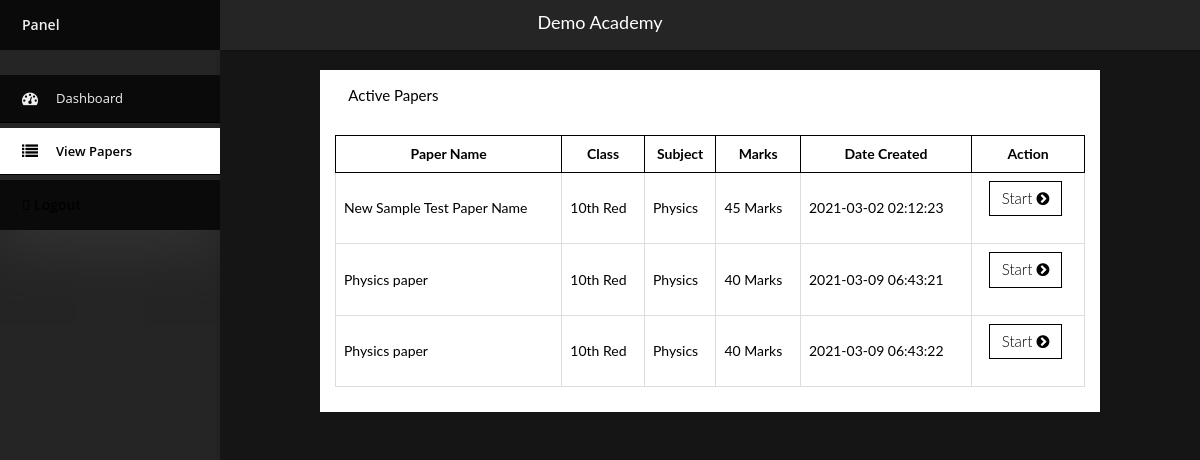
The app's page /student/papers.php (signed in) with its own data.
### tables this page shows
CREATE TABLE IF NOT EXISTS `contact` (
  `id` int(11) NOT NULL AUTO_INCREMENT,
  `sitename` text,
  `logo` text,
  `phone` text,
  `email` text,
  `address` text,
  `gmaps` text,
  `cover` text,
  `post` text,
  `fpost` text,
  `facebook` text,
  `twitter` text,
  `insta` text,
  `youtube` text,
  PRIMARY KEY (`id`)
);

CREATE TABLE IF NOT EXISTS `paper` (
  `id` int(11) NOT NULL AUTO_INCREMENT,
  `tid` int(11) NOT NULL,
  `clid` int(11) NOT NULL,
  `sid` int(11) NOT NULL,
  `chid` varchar(11) DEFAULT NULL,
  `name` text,
  `mheading` text,
  `tm` int(11) DEFAULT NULL,
  `am` int(11) DEFAULT NULL,
  `mm` int(11) DEFAULT NULL,
  `sheading` text,
  `ts` int(11) DEFAULT NULL,
  `as` int(11) DEFAULT NULL,
  `ms` int(11) DEFAULT NULL,
  `lheading` text,
  `tl` int(11) DEFAULT NULL,
  `al` int(11) DEFAULT NULL,
  `ml` int(11) DEFAULT NULL,
  `sol` int(11) NOT NULL DEFAULT '1',
  `datec` timestamp NOT NULL DEFAULT CURRENT_TIMESTAMP,
  PRIMARY KEY (`id`)
);

CREATE TABLE IF NOT EXISTS `classes` (
  `id` int(11) NOT NULL AUTO_INCREMENT,
  `name` text NOT NULL,
  `ordr` int(11) NOT NULL,
  `created_at` timestamp NOT NULL DEFAULT CURRENT_TIMESTAMP,
  PRIMARY KEY (`id`)
);

CREATE TABLE IF NOT EXISTS `subjects` (
  `id` int(11) NOT NULL AUTO_INCREMENT,
  `name` text NOT NULL,
  `ordr` int(11) NOT NULL,
  `created_at` timestamp NOT NULL DEFAULT CURRENT_TIMESTAMP,
  PRIMARY KEY (`id`)
);

### student/papers.php (the view, shortened to what this page needs)
<html>
<head>
  <?php include('include/head.php') ?>
  <?php if(empty( $_GET['page_name'])) $link = 'Null' ?>
  <?php if(empty( $_GET['page_name'])) $link = 'papers' ?>
</head>
<body onload="showtoast()" class="page-header-fixed bg-1 sidebar-nav">
  <div class="modal-shiftfix">
    <?php include('include/header.php') ?>
    <div class="container-fluid main-content">
      <div class="row">
        <div class="col-lg-1">
        </div>
        <div class="col-lg-10">
          <div class="widget-container fluid-height clearfix">
            <div class="heading" style="text-transform: capitalize;">
              <i class="fa fa-images"></i> Active Papers
            </div>
            <div class="widget-content padded clearfix">
              <table class="table table-bordered">
                <thead>
                <th style="min-width: 200px">
                 Paper Name
               </th>
                <th>
                  Class
                </th>
                <th>
                  Subject
                </th>
                <th>
                  Marks
                </th>
                <th>
                  Date Created
                </th>
                <th style="min-width: 100px">
                  Action
                </th>
              </thead>
              <tbody>
                <?php
                $rows =mysqli_query($con,"SELECT * FROM paper WHERE clid=$stdclass && sol=1 ORDER BY id" ) or die(mysqli_error($con));
                $n=0;
                while($row=mysqli_fetch_array($rows)){
                  $pid = $row['id'];
                  $name = $row['name'];
                  $clid=$row['clid'];
                  $sid=$row['sid'];
                  $datec=$row['datec'];
                  $am=$row['am'];
                  $mm=$row['mm'];
                  $as=$row['as'];
                  $ms=$row['ms'];
                  $al=$row['al'];
                  $ml=$row['ml'];
                 $tmm=$am*$mm;
                 $tms=$as*$ms;
                 $tml=$al*$ml;
                 $total=  $tmm+$tms+$tml;
                  ?>
                    <tr>
                      <td>
                        <?php echo $name ?>
                      </td>
                      <td>
                        <?php
                         $rowsx =mysqli_query($con,"SELECT name FROM classes WHERE id='$clid'" ) or die(mysqli_error($con));
                   while($rowx=mysqli_fetch_array($rowsx)){
                    echo $clname= $rowx['name'];
                    }
                     ?>
                      </td>
                      <td>
                        <?php
                         $rowsx =mysqli_query($con,"SELECT name FROM subjects WHERE id='$sid'" ) or die(mysqli_error($con));
                   while($rowx=mysqli_fetch_array($rowsx)){
                    echo $sname= $rowx['name'];
                    }
                     ?>
                      </td>
                      <td>
                        <?php echo $total ?> Marks
                      </td>
                      <td>
                        <?php echo $datec ?>
                      </td>
                      <td class="text-center">
                  <form action=""  method="POST">
                          <button type="submit" name="start<?php echo $n ?>" class="btn btn-primary-outline" value="<?php echo $pid ?>"> Start <i class="fa fa-chevron-circle-right"></i></button>
                  </form>
                      </td>
                    </tr>
                  <?php $n++; } ?>
                </tbody>
              </table>
            </div>
          </div>
        </div>
      </div>
    </div>
      <div class="space">
      </div>
    </div>
  </body>
  </html>

### student/include/header.php (shortened to what this page needs)
<div class="navbar navbar-fixed-top">
    <div class="sitetext">
       <center><?php echo $sitename ?> </center>
    </div>
    <div class="container-fluid main-nav clearfix">
    <div class="nav-collapse">
      <ul class="nav">
        <div id="jquery-accordion-menu" class="jquery-accordion-menu black">
        <div class="jquery-accordion-menu-header" style="margin-bottom: 25px;">Panel</div>
        <ul>
          <li><a <?php if($link=='home') echo'class="active"'?> href="home"> <i class="fa fa-dashboard"></i> Dashboard </a></li>
          <li><a <?php if($link=='papers') echo'class="active"'?> href="papers"> <i class="fa fa-list"></i> View Papers </a></li>
        </ul>
        <div class="jquery-accordion-menu-footer"><a href="logout.php"> <i class="far fa-sign-out fa-flip-horizontal "></i> Logout </a> </div>
      </div>
      </ul>
    </div>
  </div>
</div>

### student/newadmin/menu.css (style rules this page uses)
* { box-sizing:border-box; -moz-box-sizing:border-box; -webkit-box-sizing:border-box; }
body { background: #f0f0f0; }
.jquery-accordion-menu,.jquery-accordion-menu { font-family:'Open Sans',sans-serif;box-sizing:border-box;-moz-box-sizing:border-box;-webkit-box-sizing:border-box;outline:0 }
.jquery-accordion-menu { min-width:260px;float:left;position:relative;box-shadow:0 20px 50px #333 }
.jquery-accordion-menu .jquery-accordion-menu-footer,.jquery-accordion-menu .jquery-accordion-menu-header { width:100%;height:50px;padding-left:22px;float:left;line-height:50px;font-weight:600;color:#f0f0f0;background:#414956 }
.jquery-accordion-menu ul { margin:0;padding:0;list-style:none }
.jquery-accordion-menu ul li { width:100%;display:block;float:left;position:relative }
.jquery-accordion-menu ul li a { width:100%;padding:14px 22px;float:left;text-decoration:none;color:#f0f0f0;font-size:13px;background:#414956;white-space:nowrap;position:relative;overflow:hidden;-o-transition:color .2s linear,background .2s linear;-moz-transition:color .2s linear,background .2s linear;-webkit-transition:color .2s linear,background .2s linear;transition:color .2s linear,background .2s linear }
.jquery-accordion-menu>ul>li>a { border-bottom:solid 1px #3b424d }
.jquery-accordion-menu ul li a i { width:34px;float:left;line-height:18px;font-size:16px;text-align:left }
.black.jquery-accordion-menu .jquery-accordion-menu-footer,.black.jquery-accordion-menu .jquery-accordion-menu-header,.black.jquery-accordion-menu ul li a { background:#292929 }
.black.jquery-accordion-menu>ul>li>a { border-bottom-color:#222 }

### student/custom.css (style rules this page uses)
:root { --theme-color: #000; --theme-text: #fff; --text-color: #000; --hover-color: #7d0000; }
a { color:var(--theme-color); }
.btn { border-radius:0px; }
.btn { font-size: 15px; }
table { width: 100%; }
.space { height: 400px; }
.table > thead > tr > th { border: 1px solid var(--theme-color) !important; text-align: center; }
.sitetext { padding: 10px; color: #fff; font-size: 18px; }
body.sidebar-nav .navbar .container-fluid.main-nav { background: #252525; }
body.sidebar-nav .navbar .container-fluid.main-nav { padding-top: 0px; }
.jquery-accordion-menu { min-width: 200; }
body.sidebar-nav .navbar { height: 50px !important; background: #252525; }
body.bg-1 { background: #151515; }
body.sidebar-nav .navbar .container-fluid.main-nav .nav-collapse .nav { padding-left: 0px; text-align: left; }
.black.jquery-accordion-menu>ul>li>a.active { background: #ffffff; color: var(--theme-color); font-weight: 600; }
.black.jquery-accordion-menu .jquery-accordion-menu-footer, .black.jquery-accordion-menu .jquery-accordion-menu-header, .black.jquery-accordion-menu ul li a { background: #0a0a0a; }
.black.jquery-accordion-menu>ul>li>a { border-bottom-color: var(--theme-color); }

### records on screen
contact: sitename "Demo Academy"
paper: name "New Sample Test Paper Name", total "45", datec "2021-03-02 02:12:23", $pid 16 (drawn)
classes: name "10th Red"
subjects: name "Physics"
paper: name "Physics paper", total "40", datec "2021-03-09 06:43:21"
paper: name "Physics paper", total "40", datec "2021-03-09 06:43:22"
